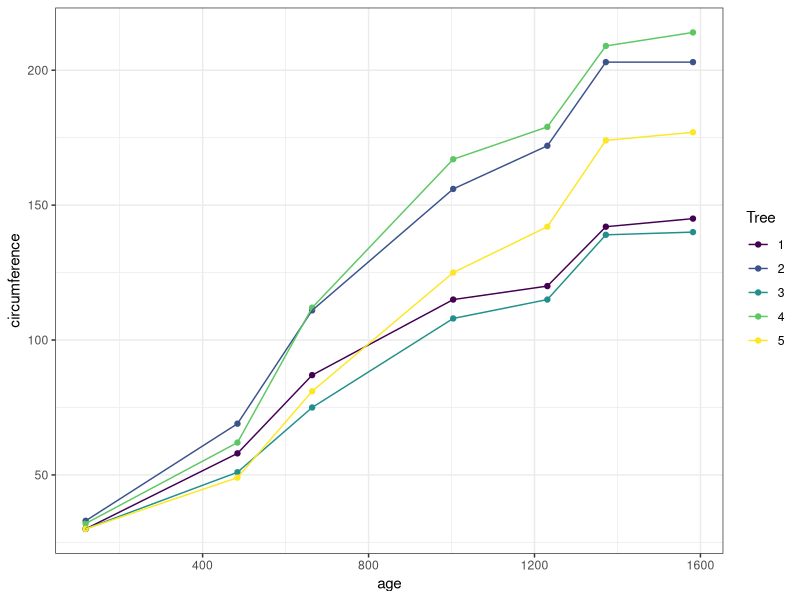
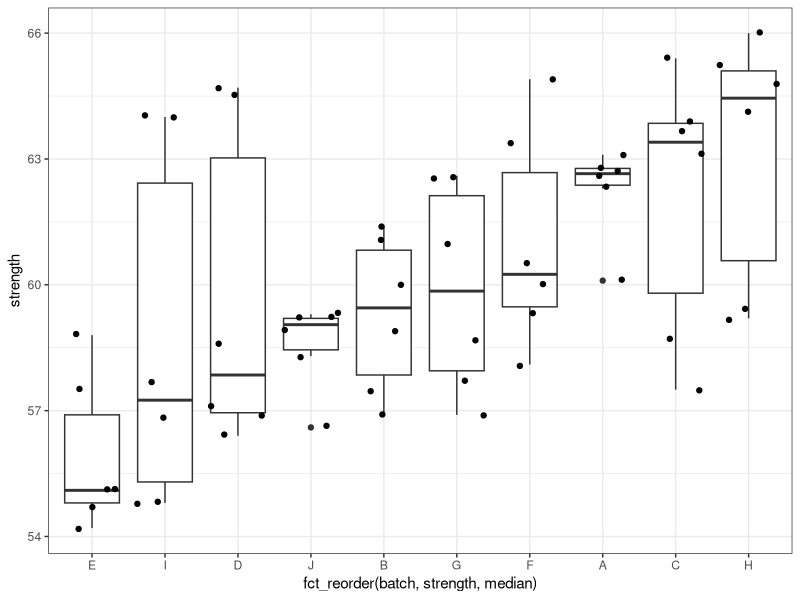
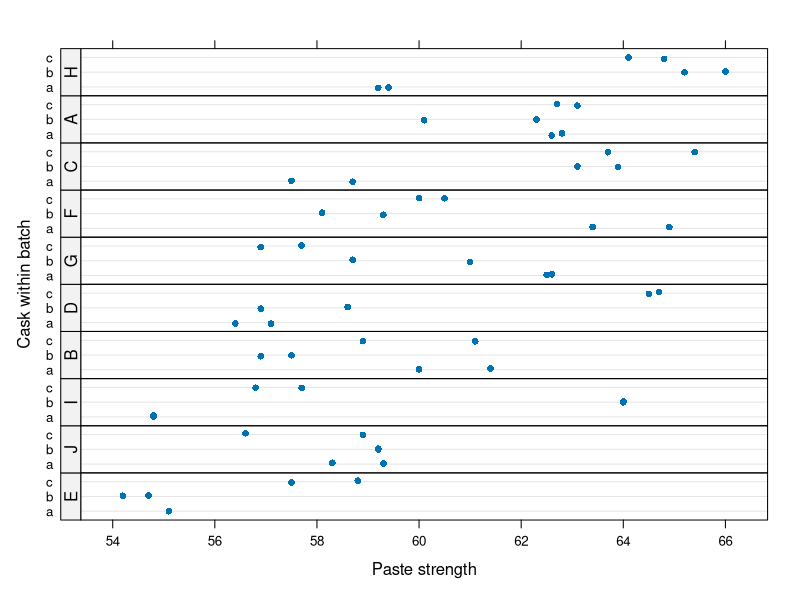

These figures' R source, in order:
## ---- chunk 1
#| code-fold: false
library(tidyverse)
library(ggfortify)
theme_set(theme_bw())
library(lme4)
library(lattice)
## ---- chunk 2
data(Orange)
## we force the sorting of the levels (1,2,3)
Orange$Tree <- factor(Orange$Tree, levels = unique(Orange$Tree))
Orange %>% as_tibble() %>% rmarkdown::paged_table()
## ---- chunk 3
#| code-fold: true
pl <- 
  Orange %>% 
    ggplot() + aes(x = age, y = circumference, color = Tree) + 
  geom_point() + geom_line() 
pl
## ---- chunk 4
data(Pastes)
Pastes %>% as_tibble() %>% rmarkdown::paged_table()
## ---- chunk 5
Pastes %>% 
  group_by(batch, cask) %>% 
  summarise(mean_strengh = mean(strength), sd_strength = sd(strength), n_replicat = n()) %>% 
  rmarkdown::paged_table()
## ---- chunk 6
#| code-fold: true
Pastes %>% 
  ggplot() + aes(x = fct_reorder(batch, strength, median), y = strength) + geom_boxplot() + geom_jitter()
## ---- chunk 7
#| code-fold: true
lattice::dotplot(cask ~ strength | reorder(batch, strength), Pastes,
        strip = FALSE, strip.left = TRUE, layout = c(1, 10),
        ylab = "Cask within batch",
        xlab = "Paste strength", jitter.y = TRUE)
## ---- chunk 8
data(Oats, package = "nlme")
# keep the original order of the levels of Block and Variety
Oats$Block   <- factor(Oats$Block  , levels = unique(Oats$Block))  
Oats$Variety <- factor(Oats$Variety, levels = unique(Oats$Variety))
Oats %>% as_tibble() %>% rmarkdown::paged_table()
## ---- chunk 9
xtabs(~ Block + Variety, Oats)
